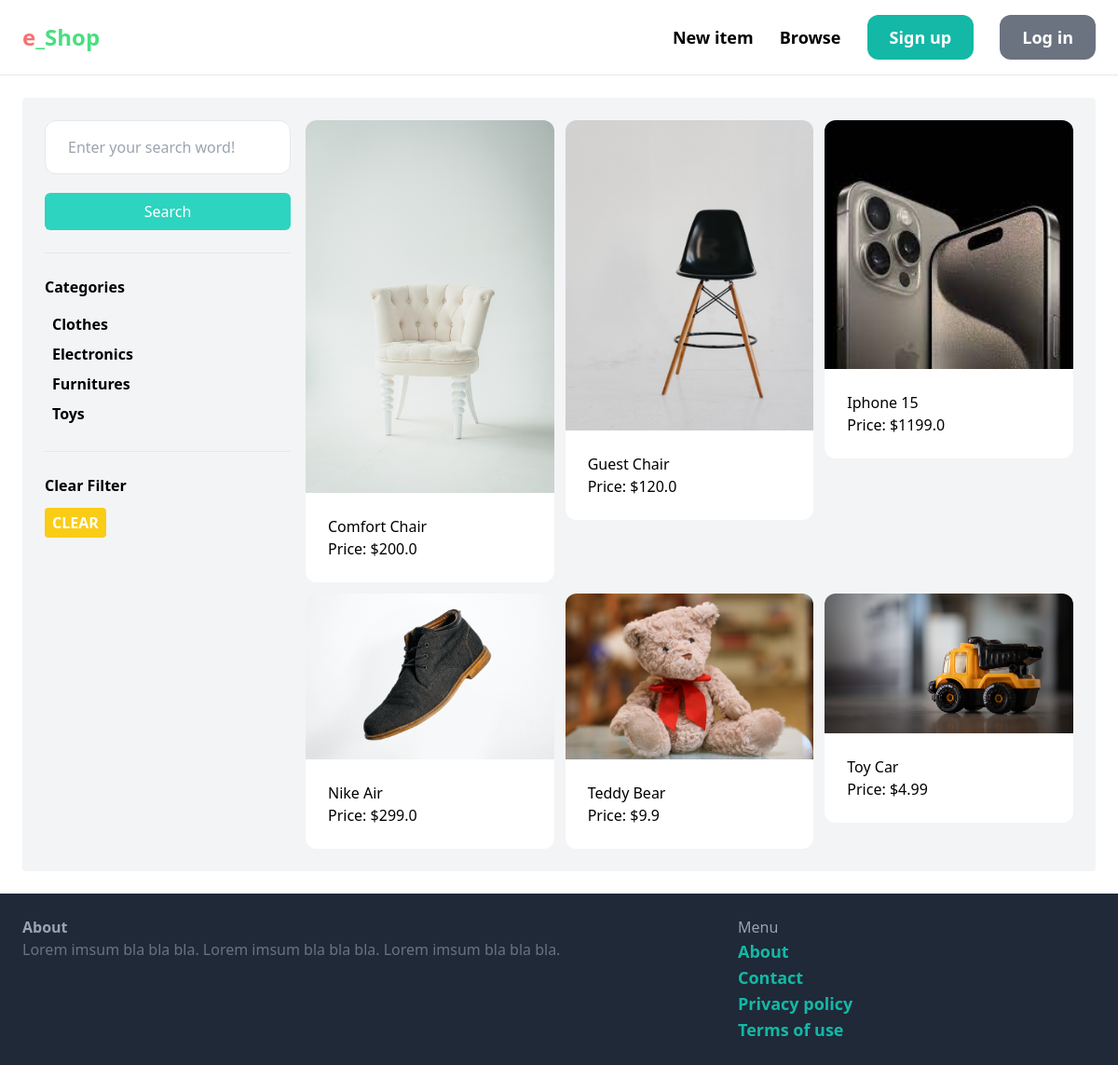
The app's page /items/, older data.
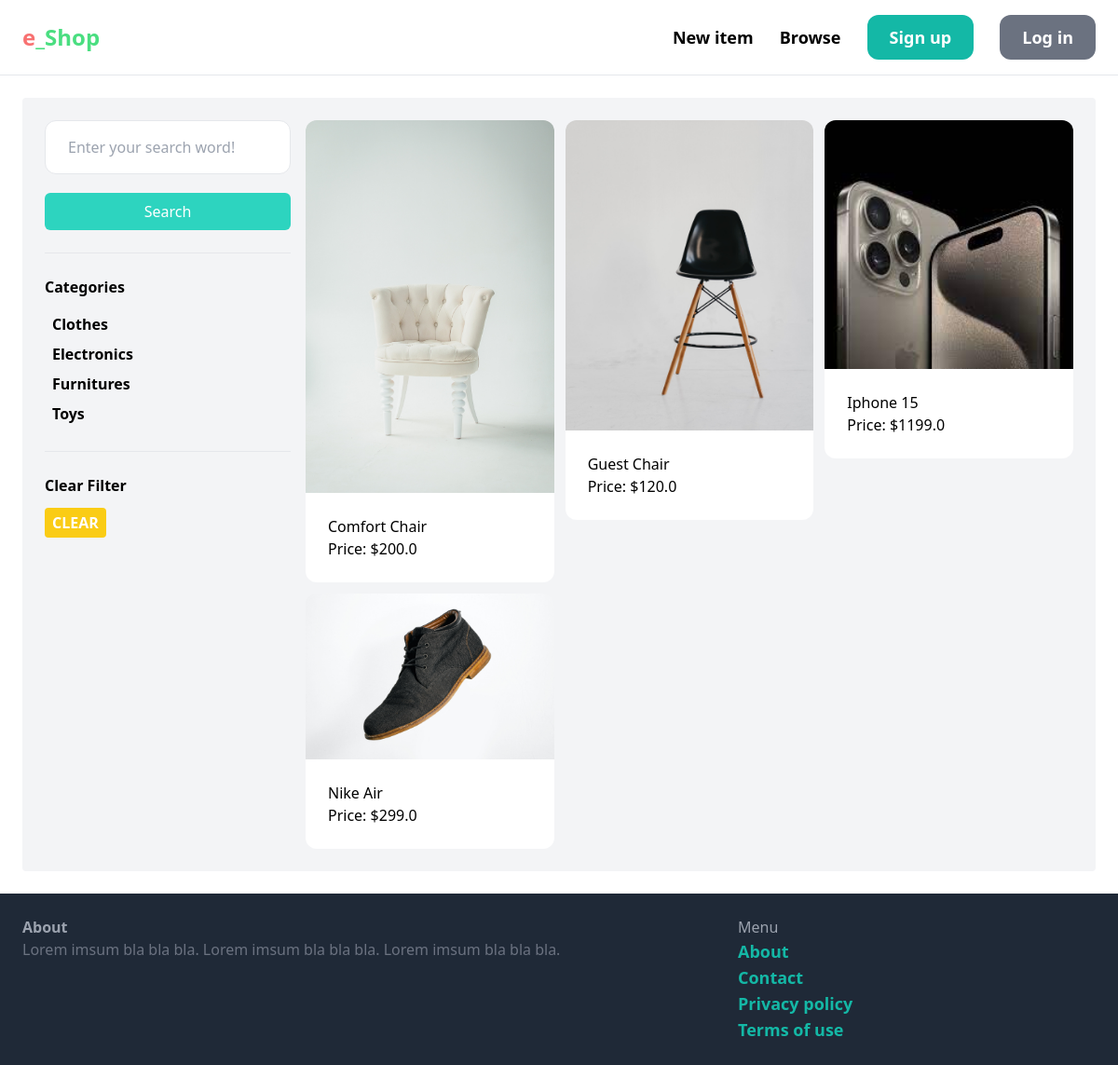
The same page, newer data.
### item/models.py (models this page shows, shortened)
class Category(models.Model):
    name = models.CharField(max_length=255)
    class Meta:
        ordering = ('name',)
        verbose_name_plural = 'Categories'

class Item(models.Model):
    category = models.ForeignKey(Category, related_name='items', on_delete=models.CASCADE)
    name = models.CharField(max_length=255)
    description = models.TextField(blank=True, null=True)
    price = models.FloatField()
    image = models.ImageField(upload_to='item_images', blank=True, null=True)
    is_sold = models.BooleanField(default=False)
    created_by = models.ForeignKey(User, related_name='items', on_delete=models.CASCADE)
    created_at = models.DateTimeField(auto_now_add=True)
    class Meta:
        ordering = ('name',)
        verbose_name_plural = 'Items'

### item/views.py (the view)
# urls.py: path("items/", include('item.urls')),
def items(request):
    query = request.GET.get('query', '')
    category_id = request.GET.get('category', 0)
    items = Item.objects.filter(is_sold=False)
    categories = Category.objects.all()
    if query:
        items = items.filter(Q(name__icontains=query) | Q(description__icontains=query))
    if category_id:
        items = items.filter(category_id=category_id)
    return render(request, 'item/items.html', {
        'items': items,
        'query': query,
        'categories': categories,
        'category_id': int(category_id),
    })

### item/templates/item/items.html (shortened to what this page needs)
{% extends 'core/base.html' %}
{% block content %}
    <div class="grid grid-cols-4 gap-4 bg-gray-100 p-6 rounded">
        <div class="col-span-1">
            <form method= 'get' action="{% url 'item:items' %}">
                <input placeholder="Enter your search word!" class="w-full py-4 px-6 border rounded-xl" name="query" value="{{ query }}" type="text">
                <button class="w-full rounded-md hover:bg-teal-700 bg-teal-400 text-white px-3 py-2 mt-5">Search</button>
            </form>
            <hr class="my-6">
            <h1 class="font-bold mb-3">Categories</h1>
            <ul>
                {% for category in categories %}
                    <li class="py-1 px-2 rounded{% if category.id == category_id %} bg-teal-600 text-white {% endif %}">
                        <a class="font-semibold" href="{% url 'item:items' %}?query={{ query }}&category={{ category.id }}">{{ category.name }}</a>
                    </li>
                {% endfor %}
            </ul>
            <hr class="my-6">
            <h1 class="font-bold mb-3">Clear Filter</h1>
            <ul>
                <li class="py-1 px-2 rounded bg-yellow-400 inline-block">
                    <a class="text-white font-semibold" href="{% url 'item:items' %}">CLEAR</a>
                </li>
            </ul>
        </div>
        <div class="col-span-3">
            <div class="grid grid-cols-3 gap-3">
                {% for item in items %}
                <div>
                    <a href="{% url 'item:details' item.id %}">
                        <div>
                            <img class="rounded-t-xl w-full" src="{{ item.image.url }}" alt="{{item.name}} image loding...">
                        </div>
                        <div class="p-6 bg-white rounded-b-xl">
                            <h2>{{ item.name }}</h2>
                            <p>Price: ${{ item.price }}</p>
                        </div>
                    </a>
                </div>
                {% endfor %}
            </div>
        </div>
    </div>
{% endblock %}

Row changes from the older to the newer data that the page shows:
removed Item: image (picture), name "Teddy Bear", price "9.9"
removed Item: image (picture), name "Toy Car", price "4.99"
